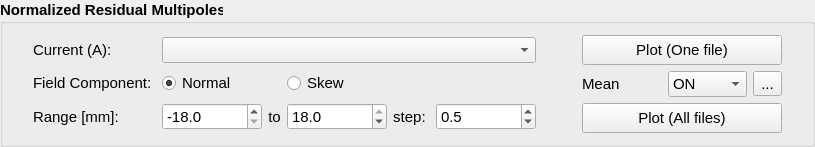
         <widget class="QGroupBox" name="group_box_13">
          <property name="font">
           <font>
            <pointsize>11</pointsize>
            <weight>75</weight>
            <bold>true</bold>
           </font>
          </property>
          <property name="title">
           <string>Normalized Residual Multipoles</string>
          </property>
          <layout class="QHBoxLayout" name="horizontalLayout_3">
           <property name="leftMargin">
            <number>30</number>
           </property>
           <property name="rightMargin">
            <number>30</number>
           </property>
           <item>
            <layout class="QGridLayout" name="gridLayout_6">
             <item row="1" column="0">
              <widget class="QLabel" name="field_component_label">
               <property name="font">
                <font>
                 <pointsize>11</pointsize>
                 <weight>50</weight>
                 <bold>false</bold>
                </font>
               </property>
               <property name="text">
                <string>Field Component: </string>
               </property>
              </widget>
             </item>
             <item row="2" column="1">
              <widget class="QDoubleSpinBox" name="ds_range_min">
               <property name="minimumSize">
                <size>
                 <width>100</width>
                 <height>0</height>
                </size>
               </property>
               <property name="font">
                <font>
                 <pointsize>11</pointsize>
                 <weight>50</weight>
                 <bold>false</bold>
                </font>
               </property>
               <property name="prefix">
                <string/>
               </property>
               <property name="decimals">
                <number>1</number>
               </property>
               <property name="minimum">
                <double>-18.000000000000000</double>
               </property>
               <property name="maximum">
                <double>18.000000000000000</double>
               </property>
               <property name="singleStep">
                <double>0.100000000000000</double>
               </property>
               <property name="value">
                <double>-18.000000000000000</double>
               </property>
              </widget>
             </item>
             <item row="2" column="5">
              <widget class="QDoubleSpinBox" name="ds_range_step">
               <property name="minimumSize">
                <size>
                 <width>100</width>
                 <height>0</height>
                </size>
               </property>
               <property name="font">
                <font>
                 <pointsize>11</pointsize>
                 <weight>50</weight>
                 <bold>false</bold>
                </font>
               </property>
               <property name="decimals">
                <number>1</number>
               </property>
               <property name="minimum">
                <double>0.000000000000000</double>
               </property>
               <property name="maximum">
                <double>5.000000000000000</double>
               </property>
               <property name="singleStep">
                <double>0.100000000000000</double>
               </property>
               <property name="value">
                <double>0.500000000000000</double>
               </property>
              </widget>
             </item>
             <item row="2" column="0">
              <widget class="QLabel" name="range_label">
               <property name="font">
                <font>
                 <pointsize>11</pointsize>
                 <weight>50</weight>
                 <italic>false</italic>
                 <bold>false</bold>
                </font>
               </property>
               <property name="text">
                <string>Range [mm]: </string>
               </property>
              </widget>
             </item>
             <item row="2" column="4">
              <widget class="QLabel" name="step_label">
               <property name="font">
                <font>
                 <pointsize>11</pointsize>
                 <weight>50</weight>
                 <bold>false</bold>
                </font>
               </property>
               <property name="text">
                <string>step: </string>
               </property>
               <property name="alignment">
                <set>Qt::AlignCenter</set>
               </property>
              </widget>
             </item>
             <item row="0" column="0">
              <widget class="QLabel" name="file_label_3">
               <property name="font">
                <font>
                 <pointsize>11</pointsize>
                 <weight>50</weight>
                 <bold>false</bold>
                </font>
               </property>
               <property name="text">
                <string>Current (A):</string>
               </property>
              </widget>
             </item>
             <item row="2" column="2">
              <widget class="QLabel" name="to_label">
               <property name="font">
                <font>
                 <pointsize>11</pointsize>
                 <weight>50</weight>
                 <bold>false</bold>
                </font>
               </property>
               <property name="text">
                <string>to</string>
               </property>
               <property name="alignment">
                <set>Qt::AlignCenter</set>
               </property>
              </widget>
             </item>
             <item row="2" column="3">
              <widget class="QDoubleSpinBox" name="ds_range_max">
               <property name="minimumSize">
                <size>
                 <width>100</width>
                 <height>0</height>
                </size>
               </property>
               <property name="font">
                <font>
                 <pointsize>11</pointsize>
                 <weight>50</weight>
                 <bold>false</bold>
                </font>
               </property>
               <property name="decimals">
                <number>1</number>
               </property>
               <property name="minimum">
                <double>-18.000000000000000</double>
               </property>
               <property name="maximum">
                <double>18.000000000000000</double>
               </property>
               <property name="singleStep">
                <double>0.100000000000000</double>
               </property>
               <property name="value">
                <double>18.000000000000000</double>
               </property>
              </widget>
             </item>
             <item row="0" column="1" colspan="5">
              <widget class="QComboBox" name="cb_files_3">
               <property name="font">
                <font>
                 <pointsize>11</pointsize>
                 <weight>50</weight>
                 <bold>false</bold>
                </font>
               </property>
               <property name="currentIndex">
                <number>-1</number>
               </property>
              </widget>
             </item>
             <item row="1" column="1" colspan="2">
              <widget class="QRadioButton" name="rb_norm_2">
               <property name="font">
                <font>
                 <pointsize>11</pointsize>
                 <weight>50</weight>
                 <bold>false</bold>
                </font>
               </property>
               <property name="text">
                <string>Normal</string>
               </property>
               <property name="checked">
                <bool>true</bool>
               </property>
              </widget>
             </item>
             <item row="1" column="3">
              <widget class="QRadioButton" name="rb_skew_2">
               <property name="font">
                <font>
                 <pointsize>11</pointsize>
                 <weight>50</weight>
                 <bold>false</bold>
                </font>
               </property>
               <property name="text">
                <string>Skew</string>
               </property>
              </widget>
             </item>
            </layout>
           </item>
           <item>
            <spacer name="horizontalSpacer_10">
             <property name="orientation">
              <enum>Qt::Horizontal</enum>
             </property>
             <property name="sizeType">
              <enum>QSizePolicy::Fixed</enum>
             </property>
             <property name="sizeHint" stdset="0">
              <size>
               <width>40</width>
               <height>20</height>
              </size>
             </property>
            </spacer>
           </item>
           <item>
            <layout class="QGridLayout" name="gridLayout_5">
             <item row="0" column="0" colspan="3">
              <widget class="QPushButton" name="bt_plot_residual_field">
               <property name="sizePolicy">
                <sizepolicy hsizetype="Preferred" vsizetype="Fixed">
                 <horstretch>0</horstretch>
                 <verstretch>0</verstretch>
                </sizepolicy>
               </property>
               <property name="minimumSize">
                <size>
                 <width>200</width>
                 <height>30</height>
                </size>
               </property>
               <property name="font">
                <font>
                 <weight>50</weight>
                 <bold>false</bold>
                </font>
               </property>
               <property name="text">
                <string>Plot (One file)</string>
               </property>
              </widget>
             </item>
             <item row="1" column="0">
              <widget class="QLabel" name="avg_label_3">
               <property name="font">
                <font>
                 <weight>50</weight>
                 <bold>false</bold>
                </font>
               </property>
               <property name="text">
                <string>Mean</string>
               </property>
              </widget>
             </item>
             <item row="1" column="1">
              <widget class="QComboBox" name="cb_avg_3">
               <property name="font">
                <font>
                 <weight>50</weight>
                 <bold>false</bold>
                </font>
               </property>
               <property name="currentIndex">
                <number>0</number>
               </property>
               <item>
                <property name="text">
                 <string>ON</string>
                </property>
               </item>
               <item>
                <property name="text">
                 <string>OFF</string>
                </property>
               </item>
              </widget>
             </item>
             <item row="1" column="2">
              <widget class="QToolButton" name="bt_table_5">
               <property name="font">
                <font>
                 <weight>50</weight>
                 <bold>false</bold>
                </font>
               </property>
               <property name="text">
                <string>...</string>
               </property>
               <property name="icon">
                <iconset>
                 <normaloff>../resources/img/table.png</normaloff>../resources/img/table.png</iconset>
               </property>
               <property name="iconSize">
                <size>
                 <width>40</width>
                 <height>20</height>
                </size>
               </property>
              </widget>
             </item>
             <item row="2" column="0" colspan="3">
              <widget class="QPushButton" name="bt_plot_residual_field_all">
               <property name="sizePolicy">
                <sizepolicy hsizetype="Preferred" vsizetype="Fixed">
                 <horstretch>0</horstretch>
                 <verstretch>0</verstretch>
                </sizepolicy>
               </property>
               <property name="minimumSize">
                <size>
                 <width>0</width>
                 <height>30</height>
                </size>
               </property>
               <property name="font">
                <font>
                 <weight>50</weight>
                 <bold>false</bold>
                </font>
               </property>
               <property name="text">
                <string>Plot (All files)</string>
               </property>
              </widget>
             </item>
            </layout>
           </item>
          </layout>
         </widget>
